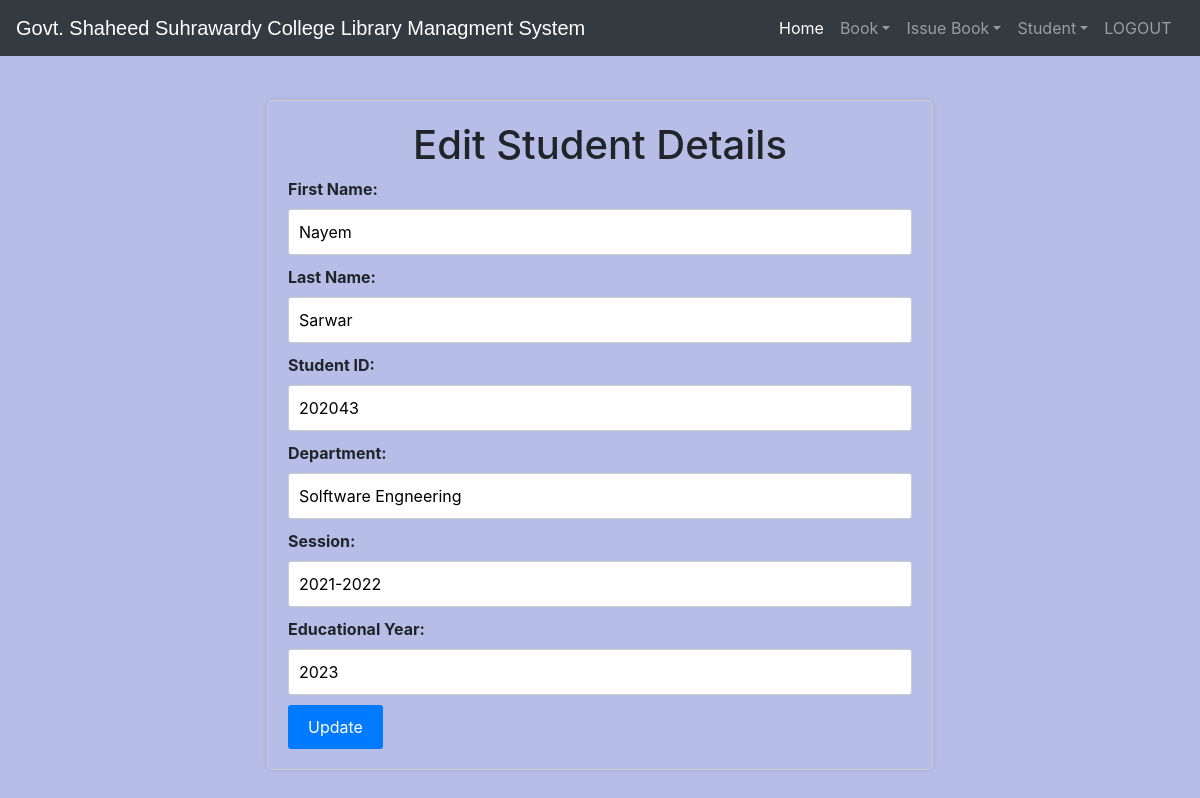
The page /student/3/ (signed in) on the database as committed earlier.
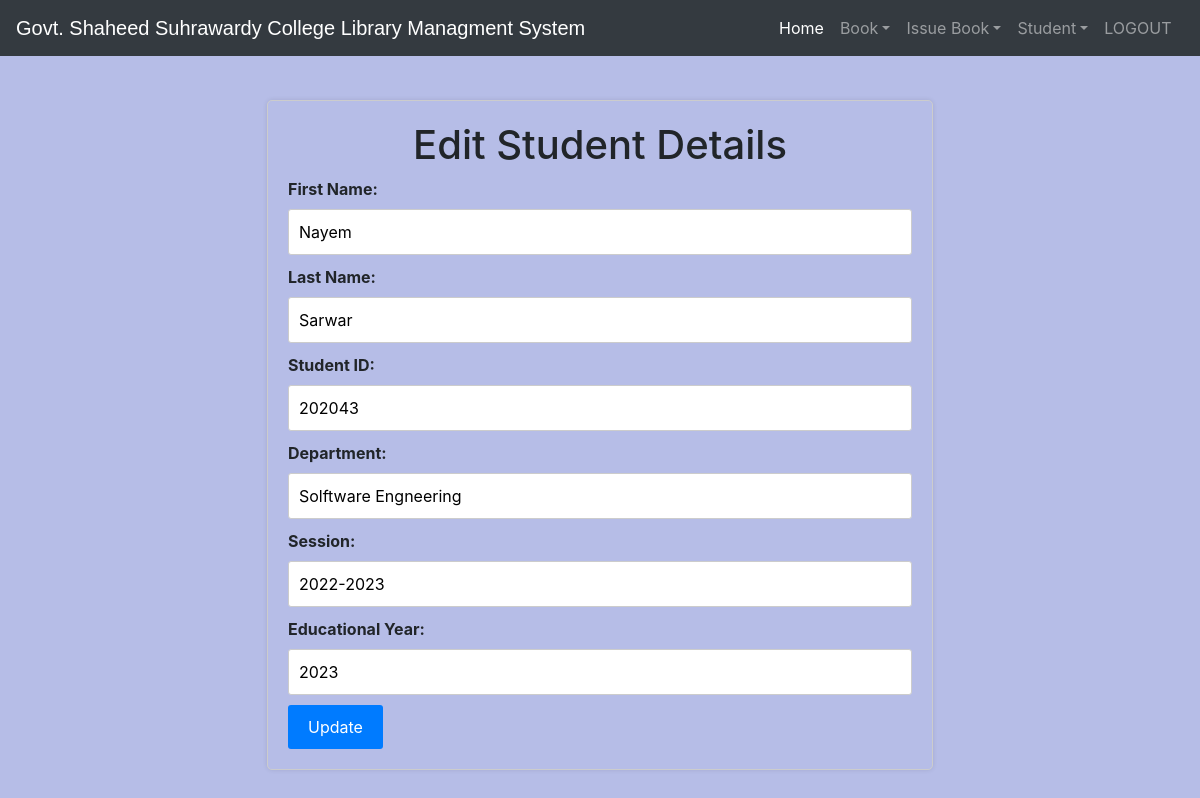
The same page on the database as committed later.
### library/models.py (models this page shows, shortened)
class StudentExtra(models.Model):
    user = models.OneToOneField(User, on_delete=models.CASCADE)
    student_id = models.CharField(max_length=40, unique=True)  # Set your default value here
    department_name = models.CharField(max_length=100, default="Unknown Department")  # Set your default value here
    session = models.CharField(max_length=20, default="")  # Set your default value here
    educational_year = models.PositiveIntegerField(default=2023)  # Set your default value here

### library/views.py (the view, shortened to what this page needs)
# urls.py: path('student/<int:pk>/', views.edit_student, name='edit-student'),
@login_required(login_url='adminlogin')
@user_passes_test(is_admin)
def edit_student(request, pk):
    student = get_object_or_404(StudentExtra, pk=pk)  # Use StudentExtra instead of Book
    context = {'student': student}
    return render(request, 'library/editStudent.html', context)

### library/views.py (called while the page is built)
def is_admin(user):
    return user.groups.filter(name='ADMIN').exists()

### templates/library/editStudent.html (shortened to what this page needs)
<!DOCTYPE html>
<html lang="en" dir="ltr">
  <head>
    <link rel="stylesheet" href="https://stackpath.bootstrapcdn.com/bootstrap/4.3.1/css/bootstrap.min.css">
    <link rel="stylesheet" href="https://maxcdn.bootstrapcdn.com/font-awesome/4.7.0/css/font-awesome.min.css">
  </head>
  <body>
        {% include "library/navbaradmin.html" %}
            <div class="container">
                <form method="post" class="edit-form">
                    <h1 class='title-edit'>Edit Student Details</h1>
                    <label for="f_name">First Name:</label>
                    <input type="text" name="f_name" value="{{ student.user.first_name }}"><br>
                    <label for="f_name">Last Name:</label>
                    <input type="text" name="l_name" value="{{ student.user.last_name }}"><br>
                    <label for="student_id">Student ID:</label>
                    <input type="text" name="student_id" value="{{ student.student_id }}"><br>
                    <label for="department_name">Department:</label>
                    <input type="text" name="department_name" value="{{ student.department_name }}"><br>
                    <label for="session">Session:</label>
                    <input type="text" name="session" value="{{ student.session }}"><br>
                    <label for="educational_year">Educational Year:</label>
                    <input type="text" name="educational_year" value="{{ student.educational_year }}"><br>
                    <button type="submit" class="btn-update">Update</button>
                </form>
            </div>
            <div class="spacer"></div>
         {% include "library/footer.html" %}
    </body>
</html>

Rows that differ between the two databases and show on the page:
changed StudentExtra "Solftware Engneering": session "2021-2022" → "2022-2023"
